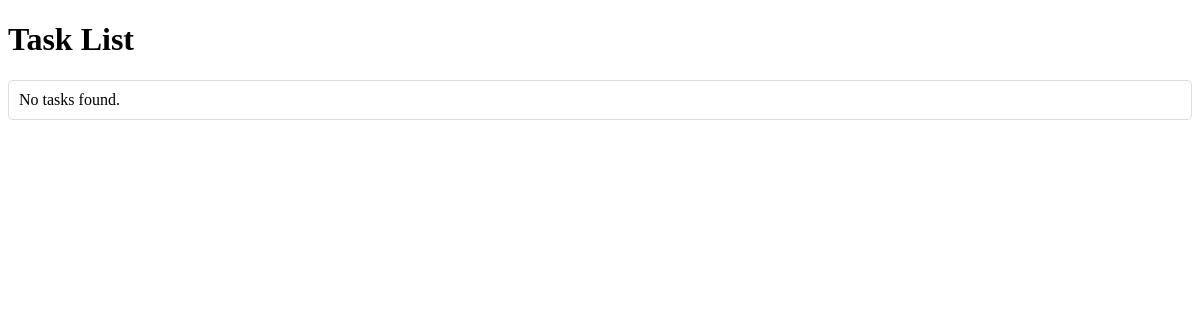
/tasks/ (signed in), run on an earlier commit of the app's database.
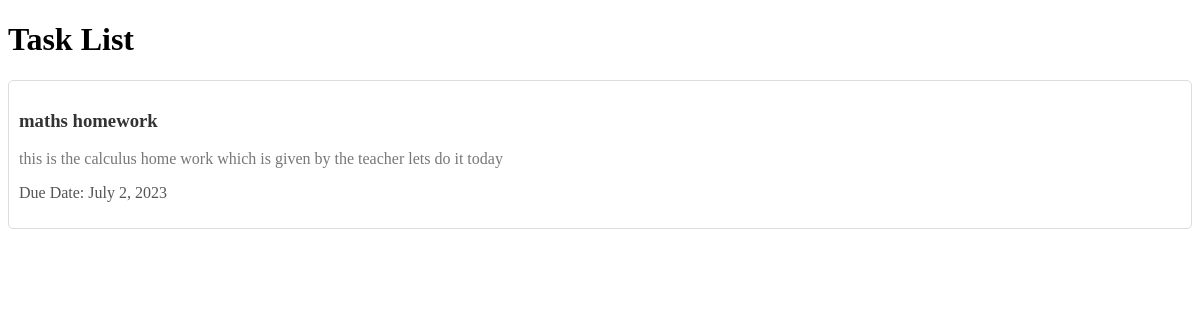
And on a later commit of the database.
### youtube_search/models.py (models this page shows, shortened)
class Task(models.Model):
    title = models.CharField(max_length=200)
    description = models.TextField()
    due_date = models.DateField()
    status = models.BooleanField(default=False)
    user = models.ForeignKey(User, on_delete=models.CASCADE)

### youtube_search/views.py (the view)
# urls.py: path('tasks/', task_list, name='task_list'),
def task_list(request):
    tasks = Task.objects.filter(user=request.user)
    return render(request, 'youtube_search/task_list.html', {'tasks': tasks})

### youtube_search/templates/youtube_search/task_list.html (shortened to what this page needs)
<!DOCTYPE html>
<html>
<head>
</head>
<body>
    <h1>Task List</h1>
    <ul class="task-list">
        {% for task in tasks %}
        <li>
            <h3 class="task-title">{{ task.title }}</h3>
            <p class="task-description">{{ task.description }}</p>
            <p class="task-due-date">Due Date: {{ task.due_date }}</p>
        </li>
        {% empty %}
        <li>No tasks found.</li>
        {% endfor %}
    </ul>
</body>
</html>

### youtube_search/templates/youtube_search/task_list.html (style rules this page uses)
.task-list { list-style: none; padding: 0; }
.task-list li { margin-bottom: 10px; padding: 10px; border: 1px solid #ddd; border-radius: 5px; }
.task-list .task-title { font-weight: bold; color: #333; }
.task-list .task-description { color: #777; }
.task-list .task-due-date { color: #555; }

What changed in the data, as far as the page shows it:
added Task: title "maths homework", description "this is the calculus home work which is given by the teacher lets do it today", due_date "July 2, 2023"
Also different on the page:
text no longer shown: "No tasks found."
